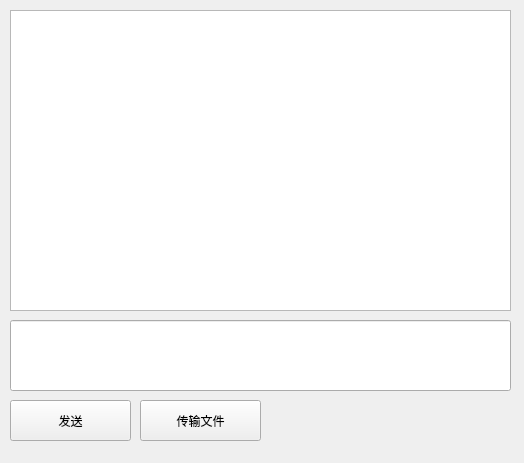
<?xml version="1.0" encoding="UTF-8"?>
<ui version="4.0">
 <class>Private_Chat</class>
 <widget class="QWidget" name="Private_Chat">
  <property name="geometry">
   <rect>
    <x>0</x>
    <y>0</y>
    <width>524</width>
    <height>463</height>
   </rect>
  </property>
  <property name="windowTitle">
   <string>Form</string>
  </property>
  <widget class="QTextEdit" name="textEdit">
   <property name="geometry">
    <rect>
     <x>10</x>
     <y>10</y>
     <width>501</width>
     <height>301</height>
    </rect>
   </property>
  </widget>
  <widget class="QLineEdit" name="lineEdit">
   <property name="geometry">
    <rect>
     <x>10</x>
     <y>320</y>
     <width>501</width>
     <height>71</height>
    </rect>
   </property>
  </widget>
  <widget class="QPushButton" name="SendPb">
   <property name="geometry">
    <rect>
     <x>10</x>
     <y>400</y>
     <width>121</width>
     <height>41</height>
    </rect>
   </property>
   <property name="text">
    <string>发送</string>
   </property>
  </widget>
  <widget class="QPushButton" name="FilePb">
   <property name="geometry">
    <rect>
     <x>140</x>
     <y>400</y>
     <width>121</width>
     <height>41</height>
    </rect>
   </property>
   <property name="text">
    <string>传输文件</string>
   </property>
  </widget>
 </widget>
 <resources/>
 <connections/>
</ui>
